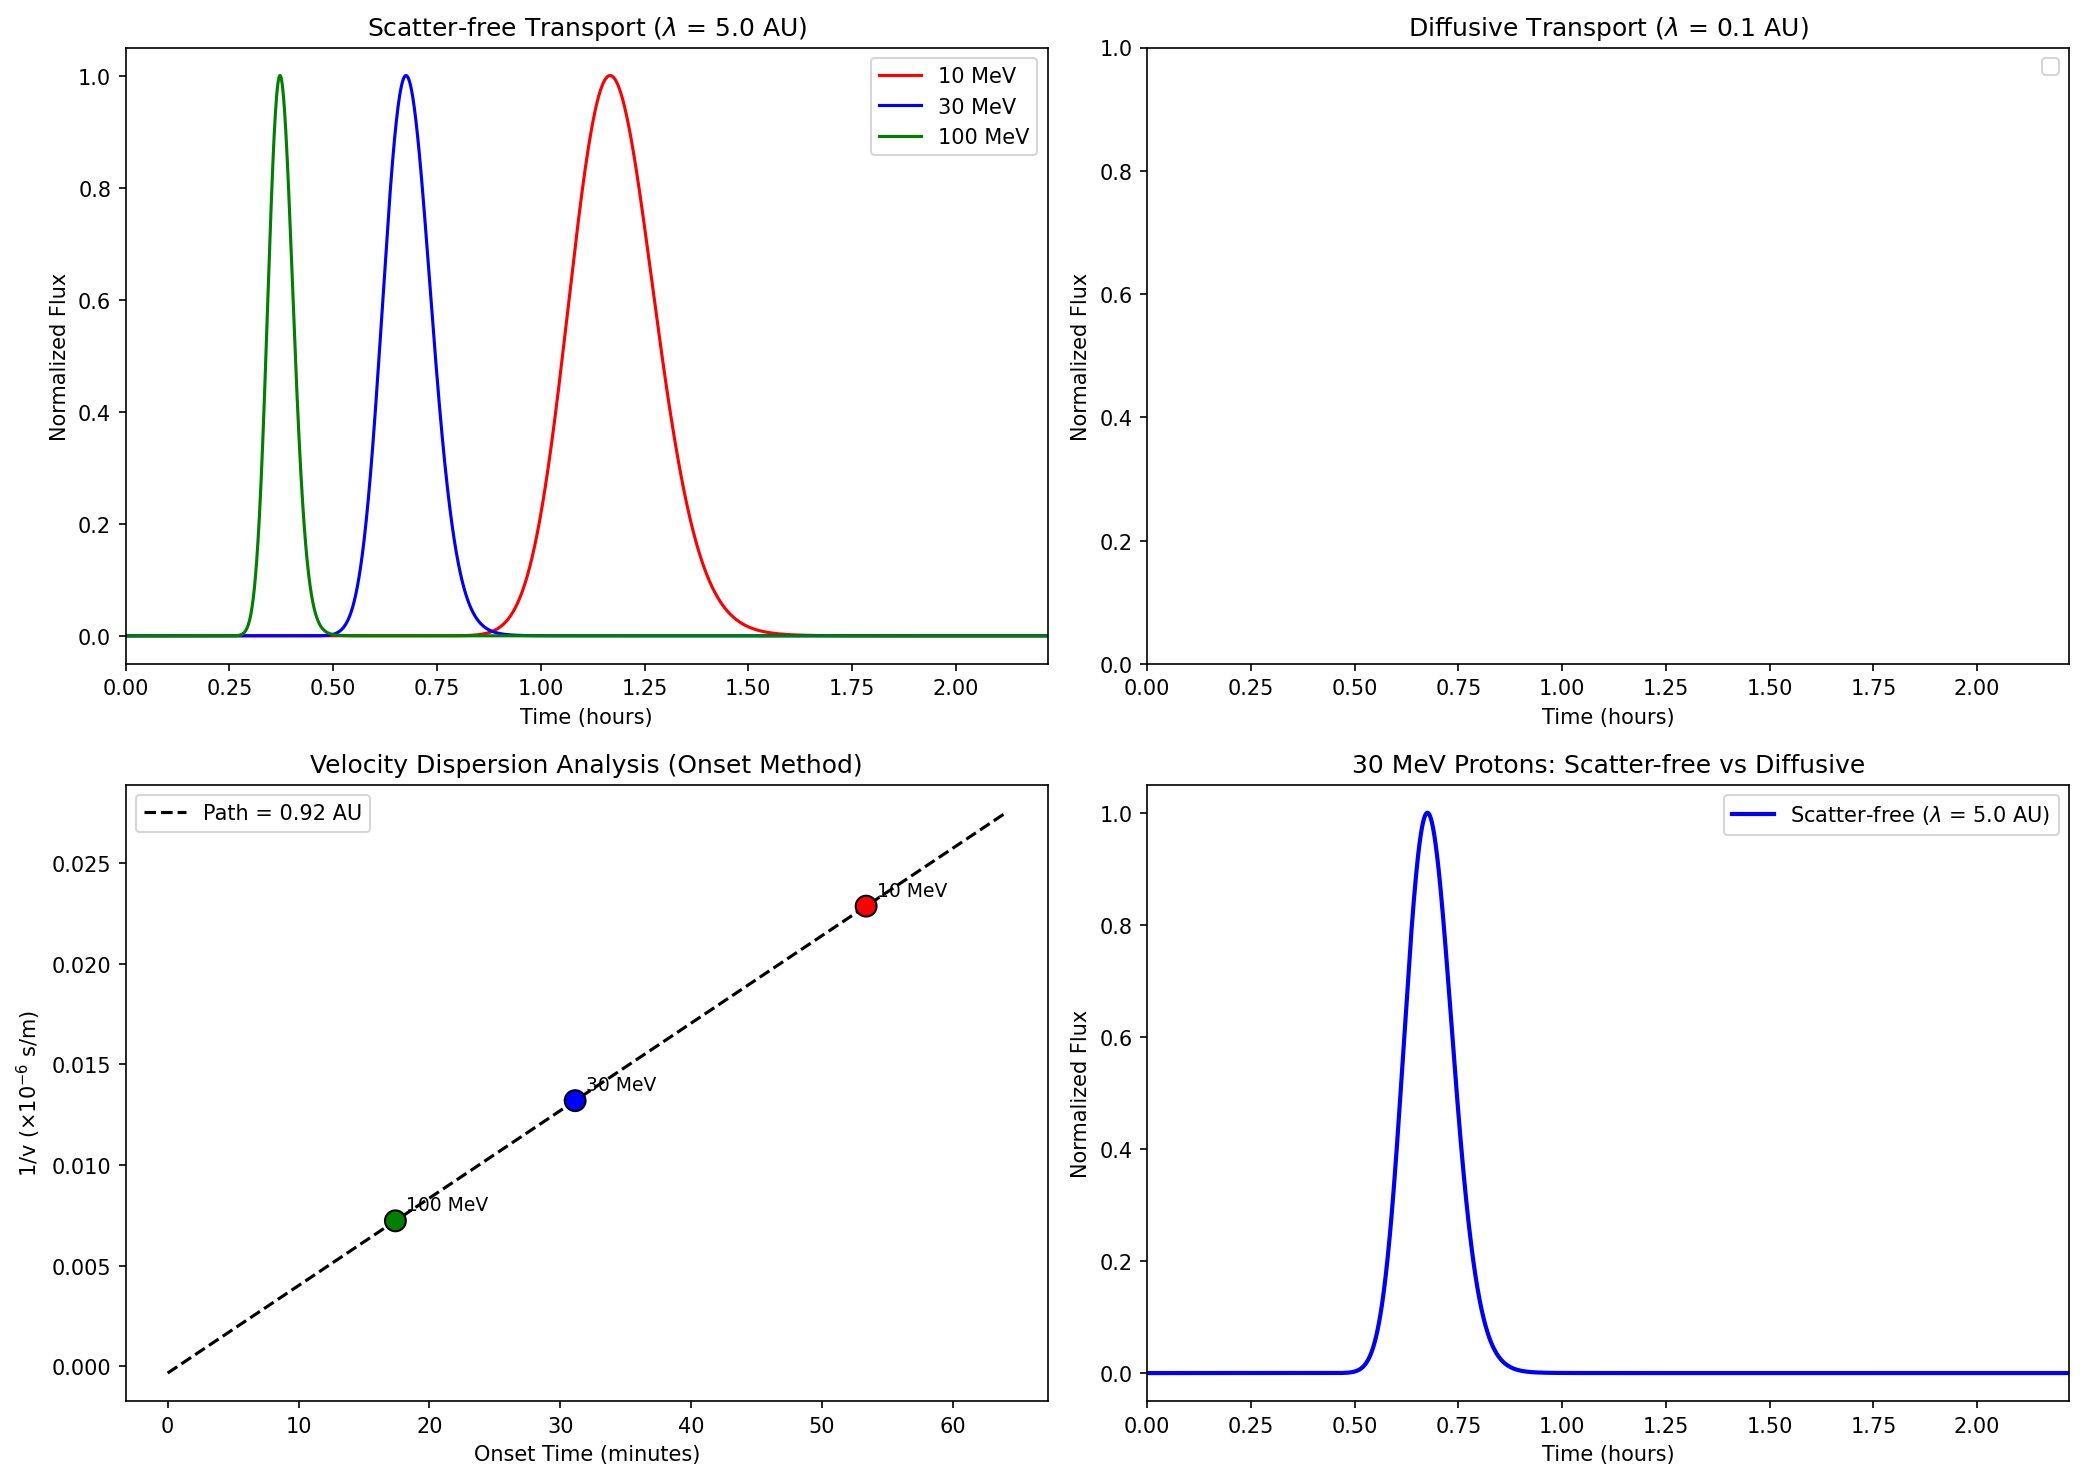

The script that saved this image:
"""
Focused Transport Equation: 1D SEP Propagation Along Parker Spiral.

Demonstrates:
- Focused transport of solar energetic particles (SEPs) along the Parker spiral
- Adiabatic focusing in diverging magnetic field (focusing length L)
- Pitch-angle scattering (diffusion in mu-space)
- Velocity dispersion: faster particles arrive first at 1 AU
- Scatter-free vs diffusive transport regimes
- Onset time analysis to determine path length

Physics:
    The focused transport equation (Roelof 1969, Ruffolo 1995) describes SEP
    propagation along the interplanetary magnetic field:

        df/dt + v*mu*df/ds + (1-mu^2)/(2L)*v*df/dmu = D_mumu * d^2f/dmu^2

    where:
        f(s, mu, t) = particle distribution function
        s = distance along field line (Parker spiral)
        mu = cos(pitch angle) = v_parallel / v
        L(s) = -B / (dB/ds) = focusing length
        D_mumu = scattering coefficient ~ v / (3*lambda_mfp) * (1-mu^2)

    In scatter-free transport (lambda >> 1 AU), particles stream freely with
    velocity dispersion. In diffusive transport (lambda << 1 AU), spatial
    diffusion dominates. The onset time analysis exploits velocity dispersion:
    plotting 1/v vs t_onset yields the path length as the slope.
"""

import numpy as np
import matplotlib.pyplot as plt

# === Physical Constants ===
AU = 1.496e11       # astronomical unit (m)
R_sun = 6.957e8     # solar radius (m)
c_light = 2.998e8   # speed of light (m/s)
MeV_to_J = 1.602e-13
m_p = 1.673e-27     # proton mass (kg)

# Solar wind and Parker spiral parameters
v_sw = 400e3          # solar wind speed (m/s)
Omega_sun = 2.87e-6   # solar rotation rate (rad/s)
r_0_mag = 5 * R_sun   # source surface for B
B_0 = 5e-5            # B at r_0 (0.5 Gauss)


def parker_spiral_B(r):
    """
    Magnetic field magnitude along Parker spiral in equatorial plane.
    B(r) = B_0 * (r_0/r)^2 * sqrt(1 + (Omega*r/v_sw)^2)
    """
    return B_0 * (r_0_mag / r) ** 2 * np.sqrt(1 + (Omega_sun * r / v_sw) ** 2)


def focusing_length(r, dr=1e8):
    """
    Focusing length L = -B / (dB/ds) where s is along the spiral.
    ds/dr = sqrt(1 + (Omega*r/v_sw)^2) for the spiral arc length.
    """
    B_here = parker_spiral_B(r)
    B_ahead = parker_spiral_B(r + dr)
    dBdr = (B_ahead - B_here) / dr
    # ds/dr = spiral factor
    spiral_factor = np.sqrt(1 + (Omega_sun * r / v_sw) ** 2)
    dBds = dBdr / spiral_factor
    L = np.where(np.abs(dBds) > 0, -B_here / dBds, 1e15)
    return L


def proton_speed(E_MeV):
    """Non-relativistic proton speed for energy E in MeV."""
    E_J = E_MeV * MeV_to_J
    return np.sqrt(2 * E_J / m_p)


# === Grid Setup ===
# Spatial grid along spiral field line
s_max = 1.8 * AU  # field line length to ~1 AU (spiral is longer than radial)
Ns = 200
ds = s_max / Ns
s = np.linspace(0, s_max, Ns)

# Pitch-angle cosine grid
Nmu = 41
mu = np.linspace(-1, 1, Nmu)
dmu = mu[1] - mu[0]

# Time grid
dt = 2.0  # seconds
Nt = 4000
t = np.arange(Nt) * dt

# Map s -> r (approximate: r ~ s for small winding angles near Sun)
# More accurate: ds = sqrt(1+(Omega*r/v_sw)^2) dr -> invert numerically
r_of_s = np.linspace(r_0_mag, r_0_mag + s_max * 0.85, Ns)  # approximate
L_s = focusing_length(r_of_s)

# Observer location: index closest to 1 AU along field line
# Parker spiral path length to 1 AU ~ 1.2 AU for v_sw = 400 km/s
s_1AU = 1.2 * AU
obs_idx = np.argmin(np.abs(s - s_1AU))

print("=" * 60)
print("FOCUSED TRANSPORT: SEP PROPAGATION")
print("=" * 60)
print(f"Spatial grid: {Ns} points, ds = {ds / AU:.4f} AU")
print(f"Pitch-angle grid: {Nmu} points")
print(f"Time step: {dt:.1f} s, total time: {Nt * dt / 3600:.1f} hours")
print(f"Observer at s = {s_1AU / AU:.2f} AU (index {obs_idx})")
print(f"Parker spiral path to 1 AU: ~{s_1AU / AU:.2f} AU")


def solve_focused_transport(E_MeV, lambda_mfp_AU, label=""):
    """
    Solve the focused transport equation for given energy and mean free path.
    Returns f(t) at the observer location (omnidirectional flux).
    """
    v = proton_speed(E_MeV)
    lambda_mfp = lambda_mfp_AU * AU

    # Scattering coefficient: D_mumu = v/(3*lambda) * (1-mu^2)
    # This is the quasi-linear theory (QLT) form
    D_coeff = v / (3 * lambda_mfp)  # base scattering rate

    # Initialize distribution: delta injection at s=0, t=0, isotropic in mu>0
    f = np.zeros((Ns, Nmu))
    # Inject at s ~ a few grid points from origin, forward hemisphere only
    inject_idx = 2
    for j in range(Nmu):
        if mu[j] > 0:
            f[inject_idx, j] = 1.0 / (dmu * ds)  # normalized

    # Storage for observer time profile
    flux_at_obs = np.zeros(Nt)

    for n in range(Nt):
        # Record omnidirectional flux at observer: J = integral(f * v * |mu| * dmu)
        flux_at_obs[n] = np.sum(f[obs_idx, :] * np.abs(mu)) * dmu * v

        # --- Advection in s: upwind scheme ---
        f_new = f.copy()
        for j in range(Nmu):
            v_s = v * mu[j]  # streaming speed along s
            for i in range(1, Ns - 1):
                if v_s > 0:
                    # Upwind: use left neighbor
                    f_new[i, j] -= dt * v_s * (f[i, j] - f[i - 1, j]) / ds
                else:
                    # Upwind: use right neighbor
                    f_new[i, j] -= dt * v_s * (f[i + 1, j] - f[i, j]) / ds

        # --- Focusing term: (1-mu^2)/(2L) * v * df/dmu ---
        f = f_new.copy()
        for i in range(1, Ns - 1):
            L_here = L_s[min(i, len(L_s) - 1)]
            for j in range(1, Nmu - 1):
                focusing = (1 - mu[j] ** 2) / (2 * L_here) * v
                # Central difference in mu
                dfdu = (f[i, j + 1] - f[i, j - 1]) / (2 * dmu)
                f_new[i, j] -= dt * focusing * dfdu

        # --- Pitch-angle diffusion: D_mumu * d^2f/dmu^2 ---
        f = f_new.copy()
        for i in range(1, Ns - 1):
            for j in range(1, Nmu - 1):
                D_here = D_coeff * (1 - mu[j] ** 2)
                d2f = (f[i, j + 1] - 2 * f[i, j] + f[i, j - 1]) / dmu ** 2
                f_new[i, j] += dt * D_here * d2f

        # Apply boundary conditions: f = 0 at boundaries
        f_new[0, :] = 0
        f_new[-1, :] = 0
        f_new[:, 0] = f_new[:, 1]    # reflecting at mu = -1
        f_new[:, -1] = f_new[:, -2]  # reflecting at mu = +1

        # Ensure non-negative
        f = np.maximum(f_new, 0)

    return flux_at_obs, f


# === Run simulations ===
# Test multiple energies for velocity dispersion analysis
energies_MeV = [10, 30, 100]  # proton energies
lambda_diffusive = 0.1   # AU, diffusive regime
lambda_scatter_free = 5.0  # AU, scatter-free regime

print("\n--- Proton energies and speeds ---")
for E in energies_MeV:
    v = proton_speed(E)
    print(f"  E = {E} MeV: v = {v / 1e6:.2f} Mm/s = {v / c_light:.3f} c, "
          f"free-streaming time to 1.2 AU = {s_1AU / v / 3600:.2f} h")

# Run scatter-free case
print("\n--- Solving scatter-free transport (lambda = 5 AU) ---")
results_sf = {}
for E in energies_MeV:
    print(f"  E = {E} MeV ...", end=" ", flush=True)
    flux, _ = solve_focused_transport(E, lambda_scatter_free)
    results_sf[E] = flux
    print("done")

# Run diffusive case
print("\n--- Solving diffusive transport (lambda = 0.1 AU) ---")
results_diff = {}
for E in energies_MeV:
    print(f"  E = {E} MeV ...", end=" ", flush=True)
    flux, _ = solve_focused_transport(E, lambda_diffusive)
    results_diff[E] = flux
    print("done")

# === Onset Analysis ===
# Onset time: first time flux exceeds threshold
threshold_frac = 0.01  # 1% of peak
onset_times_sf = {}
peak_times_sf = {}

print("\n--- Onset Time Analysis (scatter-free) ---")
for E in energies_MeV:
    flux = results_sf[E]
    peak = np.max(flux)
    if peak > 0:
        onset_idx = np.argmax(flux > threshold_frac * peak)
        peak_idx = np.argmax(flux)
        onset_times_sf[E] = t[onset_idx]
        peak_times_sf[E] = t[peak_idx]
        v = proton_speed(E)
        print(f"  E = {E} MeV: onset = {t[onset_idx] / 60:.1f} min, "
              f"peak = {t[peak_idx] / 60:.1f} min, "
              f"duration = {(t[peak_idx] - t[onset_idx]) / 60:.1f} min")
    else:
        onset_times_sf[E] = np.nan
        peak_times_sf[E] = np.nan
        print(f"  E = {E} MeV: no significant flux detected")

# === Plotting ===
fig, axes = plt.subplots(2, 2, figsize=(14, 10))
colors_E = {10: 'red', 30: 'blue', 100: 'green'}
t_hours = t / 3600

# 1. Scatter-free flux profiles
ax = axes[0, 0]
for E in energies_MeV:
    flux = results_sf[E]
    if np.max(flux) > 0:
        ax.plot(t_hours, flux / np.max(flux), color=colors_E[E],
                linewidth=1.5, label=f'{E} MeV')
ax.set_xlabel('Time (hours)')
ax.set_ylabel('Normalized Flux')
ax.set_title(f'Scatter-free Transport ($\\lambda$ = {lambda_scatter_free} AU)')
ax.legend()
ax.set_xlim(0, t_hours[-1])

# 2. Diffusive flux profiles
ax = axes[0, 1]
for E in energies_MeV:
    flux = results_diff[E]
    if np.max(flux) > 0:
        ax.plot(t_hours, flux / np.max(flux), color=colors_E[E],
                linewidth=1.5, label=f'{E} MeV')
ax.set_xlabel('Time (hours)')
ax.set_ylabel('Normalized Flux')
ax.set_title(f'Diffusive Transport ($\\lambda$ = {lambda_diffusive} AU)')
ax.legend()
ax.set_xlim(0, t_hours[-1])

# 3. Velocity dispersion: 1/v vs onset time
ax = axes[1, 0]
inv_v = []
t_onsets = []
for E in energies_MeV:
    if not np.isnan(onset_times_sf.get(E, np.nan)):
        v = proton_speed(E)
        inv_v.append(1 / v)
        t_onsets.append(onset_times_sf[E])
if len(inv_v) > 1:
    inv_v = np.array(inv_v)
    t_onsets = np.array(t_onsets)
    ax.scatter(t_onsets / 60, inv_v * 1e6, c=[colors_E[E] for E in energies_MeV
               if not np.isnan(onset_times_sf.get(E, np.nan))],
               s=100, zorder=5, edgecolors='black')
    # Linear fit: 1/v = (1/path_length) * t_onset
    if len(inv_v) >= 2:
        coeffs = np.polyfit(t_onsets, inv_v, 1)
        path_length = 1 / coeffs[0] if coeffs[0] != 0 else np.inf
        t_fit = np.linspace(0, max(t_onsets) * 1.2, 50)
        ax.plot(t_fit / 60, np.polyval(coeffs, t_fit) * 1e6, 'k--',
                label=f'Path = {path_length / AU:.2f} AU')
    for E in energies_MeV:
        if not np.isnan(onset_times_sf.get(E, np.nan)):
            v = proton_speed(E)
            ax.annotate(f'{E} MeV', xy=(onset_times_sf[E] / 60, 1e6 / v),
                        xytext=(5, 5), textcoords='offset points', fontsize=9)
ax.set_xlabel('Onset Time (minutes)')
ax.set_ylabel('1/v ($\\times 10^{-6}$ s/m)')
ax.set_title('Velocity Dispersion Analysis (Onset Method)')
ax.legend()

# 4. Comparison: scatter-free vs diffusive for 30 MeV
ax = axes[1, 1]
E_compare = 30
flux_sf = results_sf[E_compare]
flux_df = results_diff[E_compare]
if np.max(flux_sf) > 0:
    ax.plot(t_hours, flux_sf / np.max(flux_sf), 'b-', linewidth=2,
            label=f'Scatter-free ($\\lambda$ = {lambda_scatter_free} AU)')
if np.max(flux_df) > 0:
    ax.plot(t_hours, flux_df / np.max(flux_df), 'r-', linewidth=2,
            label=f'Diffusive ($\\lambda$ = {lambda_diffusive} AU)')
ax.set_xlabel('Time (hours)')
ax.set_ylabel('Normalized Flux')
ax.set_title(f'{E_compare} MeV Protons: Scatter-free vs Diffusive')
ax.legend()
ax.set_xlim(0, t_hours[-1])

plt.tight_layout()
plt.savefig('/opt/projects/01_Personal/03_Study/examples/Solar_Physics/12_sep_transport.png',
            dpi=150, bbox_inches='tight')
plt.show()

print("\nPlot saved to 12_sep_transport.png")
print("\nKey insights:")
print("  - Scatter-free: sharp onset, velocity dispersion clearly visible")
print("  - Diffusive: gradual rise, extended duration, less velocity dispersion")
print("  - Onset analysis yields magnetic field line path length from Sun to observer")
